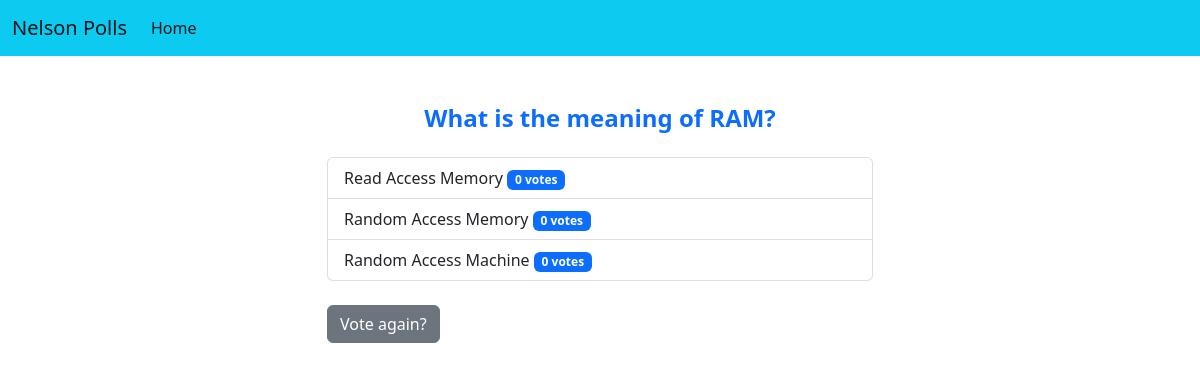
The app's page /polls/2/results/ with its own data.
### polls/models.py (models this page shows, shortened)
class Question(models.Model):
    question_text = models.CharField(max_length=255)
    pub_date = models.DateTimeField(auto_now_add=True)

class Choice(models.Model):
    question = models.ForeignKey(Question, on_delete=models.CASCADE)
    choice_text = models.CharField(max_length=200)
    votes = models.IntegerField(default=0)

### polls/views.py (the view)
# urls.py: path('<str:pk>/results/', views.results, name='results'),
def results(request, pk):
    question = get_object_or_404(Question, pk=pk)
    return render(request, 'results.html', {'question': question})

### templates/results.html
{% extends 'base.html' %}
{% block content %}
<h4 class="fw-bold text-primary text-center mb-4 mt-5">{{ question.question_text }}</h4>
<ul class="list-group mb-4">
    {% for choice in question.choice_set.all %}
    <li class="list-group-item">{{ choice.choice_text }} <span class="badge text-bg-primary">{{ choice.votes }} vote{{ choice.votes|pluralize }}</span> </li>
    {% endfor %}
</ul>
<a href="{% url 'detail' question.id %}" class="btn btn-secondary">Vote again?</a>
{% endblock %}

### records on screen
Question: question_text "What is the meaning of RAM?"
Choice: choice_text "Read Access Memory", votes "0"
Choice: choice_text "Random Access Memory", votes "0"
Choice: choice_text "Random Access Machine", votes "0"
